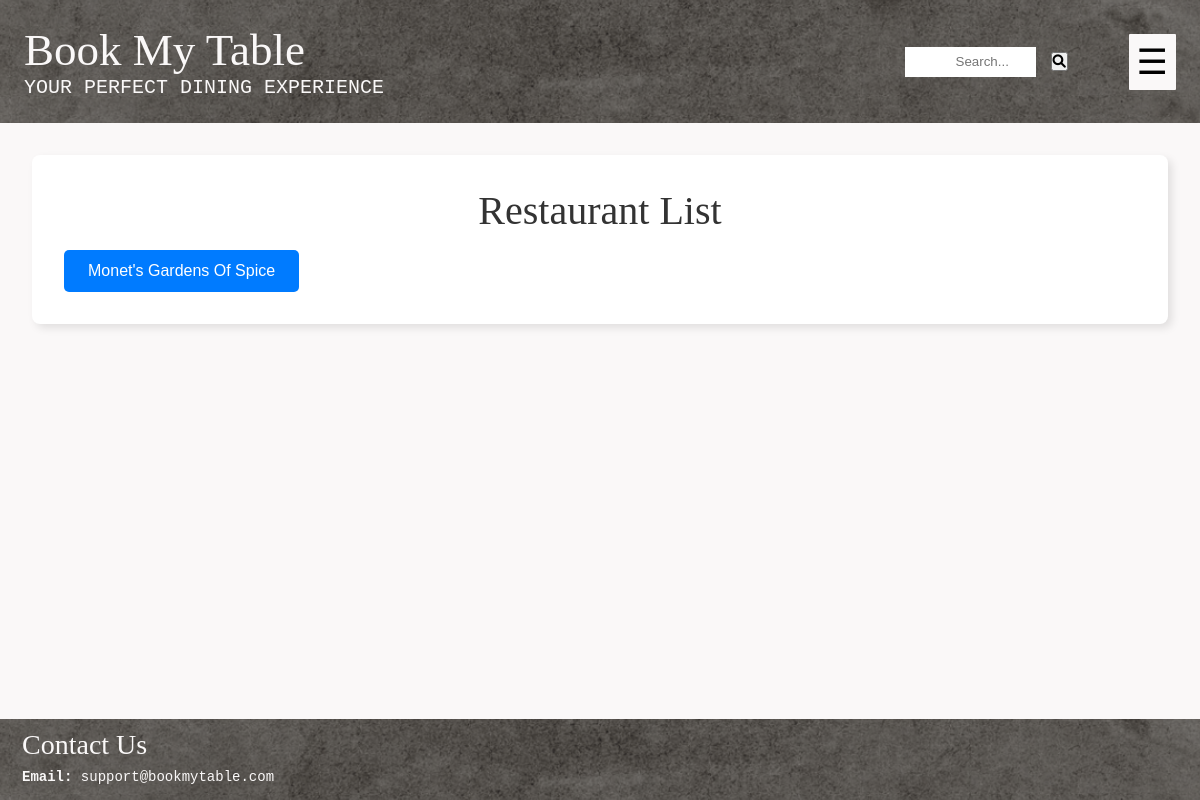
The page /restaurant/ on the database as committed earlier.
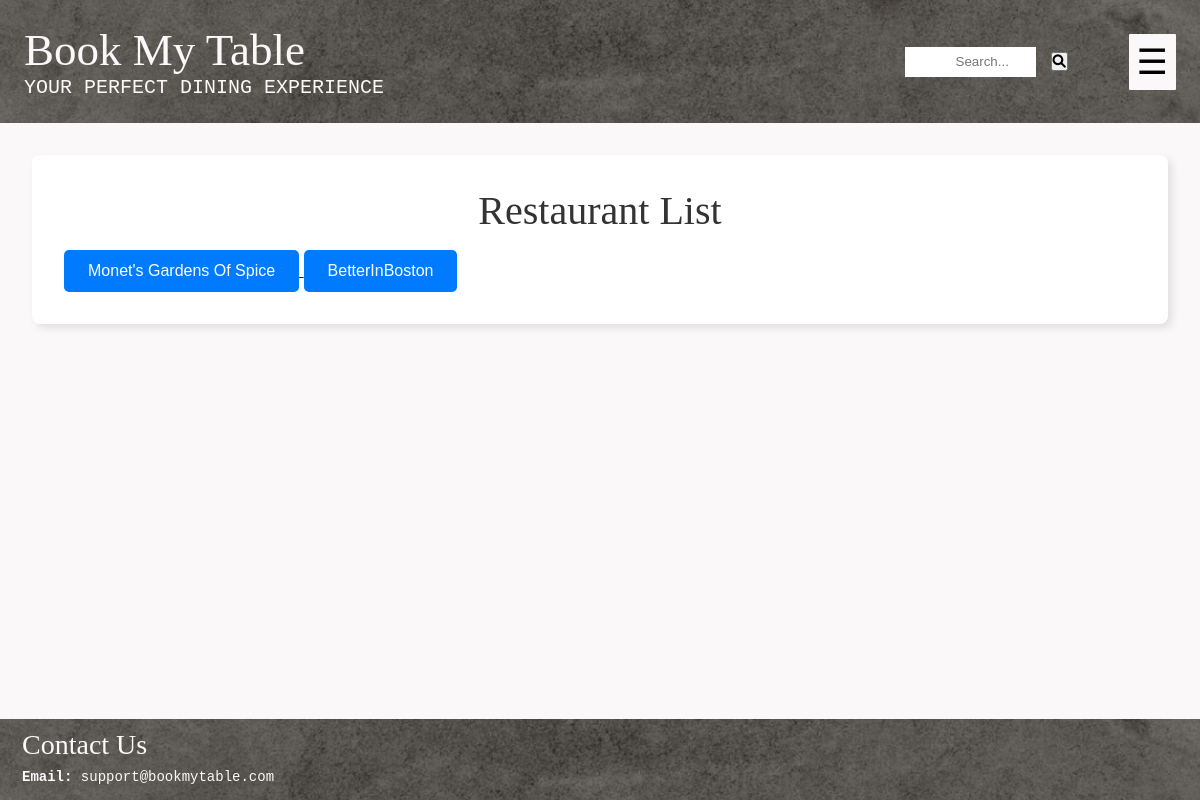
The same page on the database as committed later.
### restaurant/models.py (models this page shows, shortened)
class Restaurant(models.Model):
    R_ID = models.AutoField(primary_key=True)
    R_Name = models.CharField(max_length=100)
    owner = models.OneToOneField('users.Owner', on_delete=models.CASCADE, related_name='restaurant')
    R_EmailAddress = models.EmailField(unique=True)
    R_ContactNumber = models.CharField(unique = True, max_length=15)
    R_Address = models.TextField() # this will allow for multiple addresses too
    R_Description = models.TextField(blank=True, null=True) #can be left blank, will store NULL if no value exists
    R_CuisineTypes = models.CharField(max_length=100)
    R_ReservationCost = models.DecimalField(max_digits=10, decimal_places=2)
    R_OpenHours = models.CharField(max_length=100) # e.g "Mon-Fri: 9:00AM - 8PM"
    Rating = models.DecimalField(decimal_places=2, default=0.0, max_digits=100)
    NetRevenue = models.DecimalField(max_digits=15, decimal_places=2, default=0.0)

### restaurant/views.py (the view)
# urls.py: path('', views.restaurant_list, name = 'all_restaurant'),
def restaurant_list(request):
    user_id = request.GET.get('user_id')  # Capture the user_id from the query parameter
    restaurants = Restaurant.objects.all()
    return render(request, 'restaurant/all_restaurant.html', {
        'restaurant_list': restaurants,
        'user_id': user_id  # Pass user_id to the template
    })

### restaurant/templates/restaurant/all_restaurant.html (shortened to what this page needs)
{% extends "layout.html" %}
{% block content %}
<div class="container">
    <h2 class="card-heading text-center">Restaurant List</h2>
    {% for r in restaurant_list %}
            <a href="{% url 'restaurant_details' r.R_ID %}?user_id={{ user_id }}">
                <button type="button" class="button">
                    <div style="font-size: 1rem;">{{ r.R_Name }} </div>
                </button>
            </a>
    {% endfor %}
</div>
{% endblock %}

Rows that differ between the two databases and show on the page:
added Restaurant: R_Name "BetterInBoston"
